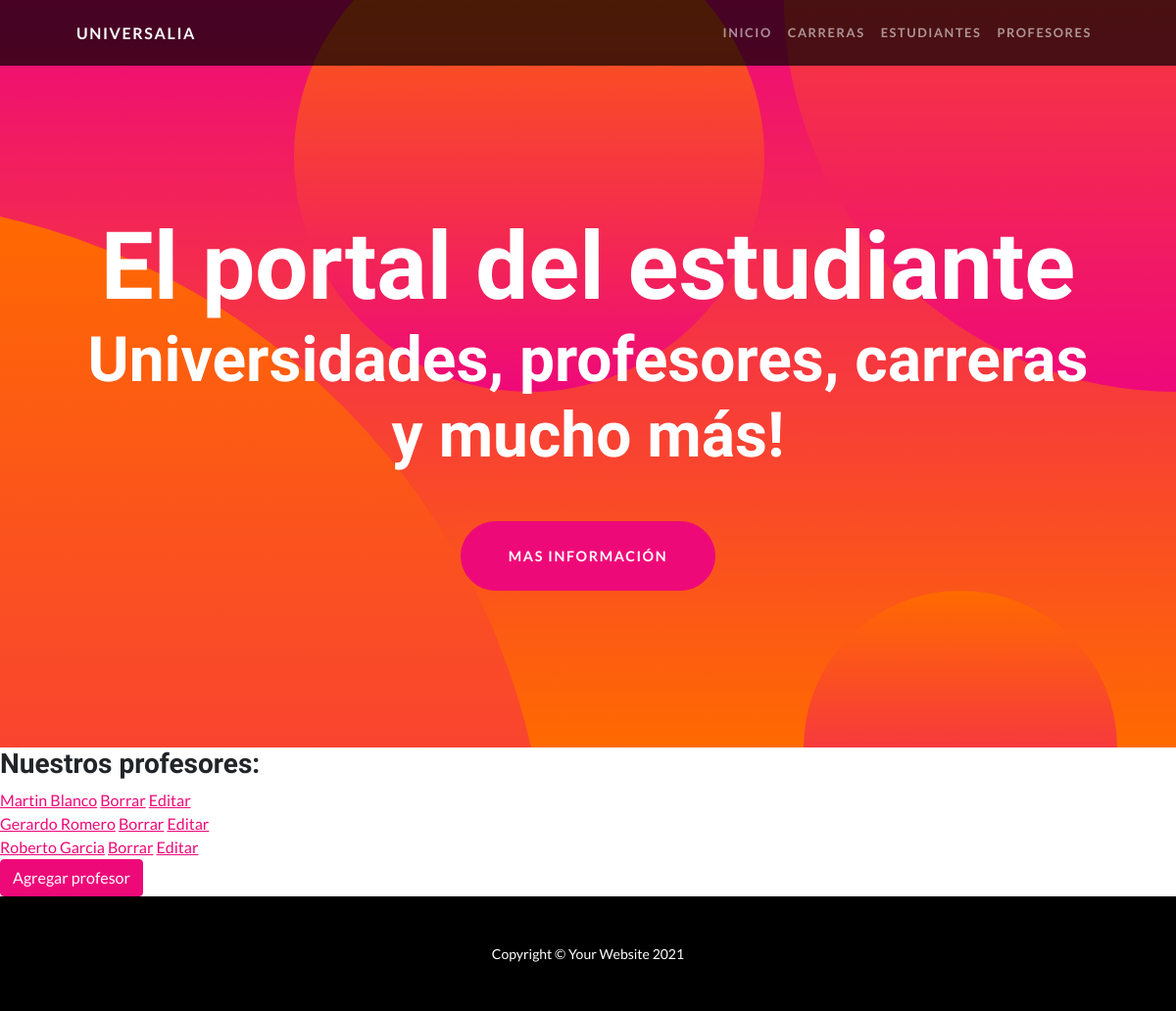
The page /Universidades/profesores/ on the database as committed earlier.
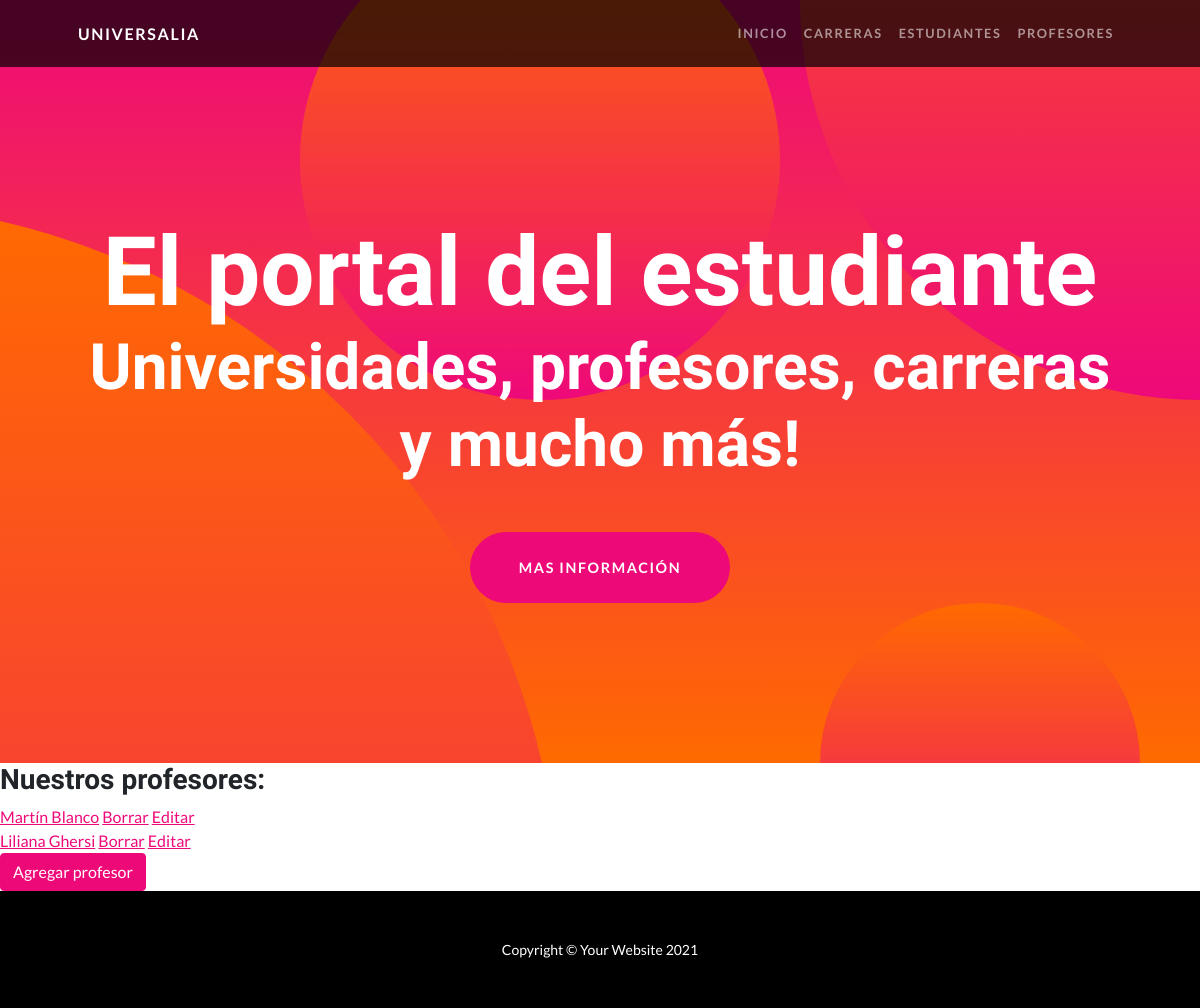
The same page on the database as committed later.
### Universidades/models.py (models this page shows)
class Profesor(Model):
  nombre = CharField(max_length=40)
  apellido = CharField(max_length=40)
  email = EmailField()
  catedra = CharField(max_length=40)
  materia_dictada = CharField(max_length=50)
  edad = PositiveIntegerField()
  dni = PositiveBigIntegerField(verbose_name='DNI')
  def __str__(self):
      return f'{self.nombre} {self.apellido}'

### Universidades/views.py (the view)
# urls.py: path('profesores/', ProfesorListView.as_view(), name = 'profesores'),
class ProfesorListView(ListView):
  model = Profesor
  template_name = 'profesores.html'
  context_object_name = 'profesores'

### Universidades/templates/profesores.html (shortened to what this page needs)
{% extends 'padre.html' %}
{% block cambia %}
  <h3>Nuestros profesores:</h3>
  {% for profesor in profesores %}
    <a href="{% url 'ver_profesor' profesor.id %}">{{ profesor }}</a>
    <a href="{% url 'borrar_profesores' profesor.id %}">Borrar</a>
    <a href="{% url 'actualizar_profesores' profesor.id %}">Editar</a>
    <br>
  {% endfor %}
  <a class="btn btn-primary" href="{% url 'formulario_profesores' %}">Agregar profesor</a>
{% endblock %}

### Universidades/templates/padre.html (shortened to what this page needs)
<!DOCTYPE html>
<html lang="en">
  <head>
    {% load static %}
    <link href="{% static 'Universidades/css/styles.css' %}" rel="stylesheet" />
  </head>
  <body id="page-top">
    <nav class="navbar navbar-expand-lg navbar-dark navbar-custom fixed-top">
      <div class="container px-5">
        <a class="navbar-brand" href="#page-top">Universalia</a>
        <div class="collapse navbar-collapse" id="navbarResponsive">
          <ul class="navbar-nav ms-auto">
            <li class="nav-item"><a class="nav-link" href="{% url 'inicio' %}">Inicio</a></li>
            <li class="nav-item"><a class="nav-link" href="{% url 'carreras' %}">Carreras</a></li>
            <li class="nav-item"><a class="nav-link" href="{% url 'estudiantes' %}">Estudiantes</a></li>
            <li class="nav-item"><a class="nav-link" href="{% url 'profesores' %}">Profesores</a></li>
          </ul>
        </div>
      </div>
    </nav>
    <header class="masthead text-center text-white">
      <div class="masthead-content">
        <div class="container px-5">
          <h1 class="masthead-heading mb-0">El portal del estudiante</h1>
          <h2 class="masthead-subheading mb-0">Universidades, profesores, carreras y mucho más!</h2>
          <a class="btn btn-primary btn-xl rounded-pill mt-5" href="#scroll">Mas información</a>
        </div>
      </div>
      <div class="bg-circle-1 bg-circle"></div>
      <div class="bg-circle-2 bg-circle"></div>
      <div class="bg-circle-3 bg-circle"></div>
      <div class="bg-circle-4 bg-circle"></div>
    </header>
    {% block cambia %}
    {% endblock %}
    <footer class="py-5 bg-black">
      <div class="container px-5"><p class="m-0 text-center text-white small">Copyright &copy; Your Website 2021</p></div>
    </footer>
  </body>
</html>

Rows that differ between the two databases and show on the page:
removed Profesor: nombre+apellido "Gerardo Romero"
removed Profesor: nombre+apellido "Roberto Garcia"
changed Profesor: nombre+apellido "Martin Blanco" → "Martín Blanco"
added Profesor: nombre+apellido "Liliana Ghersi"
